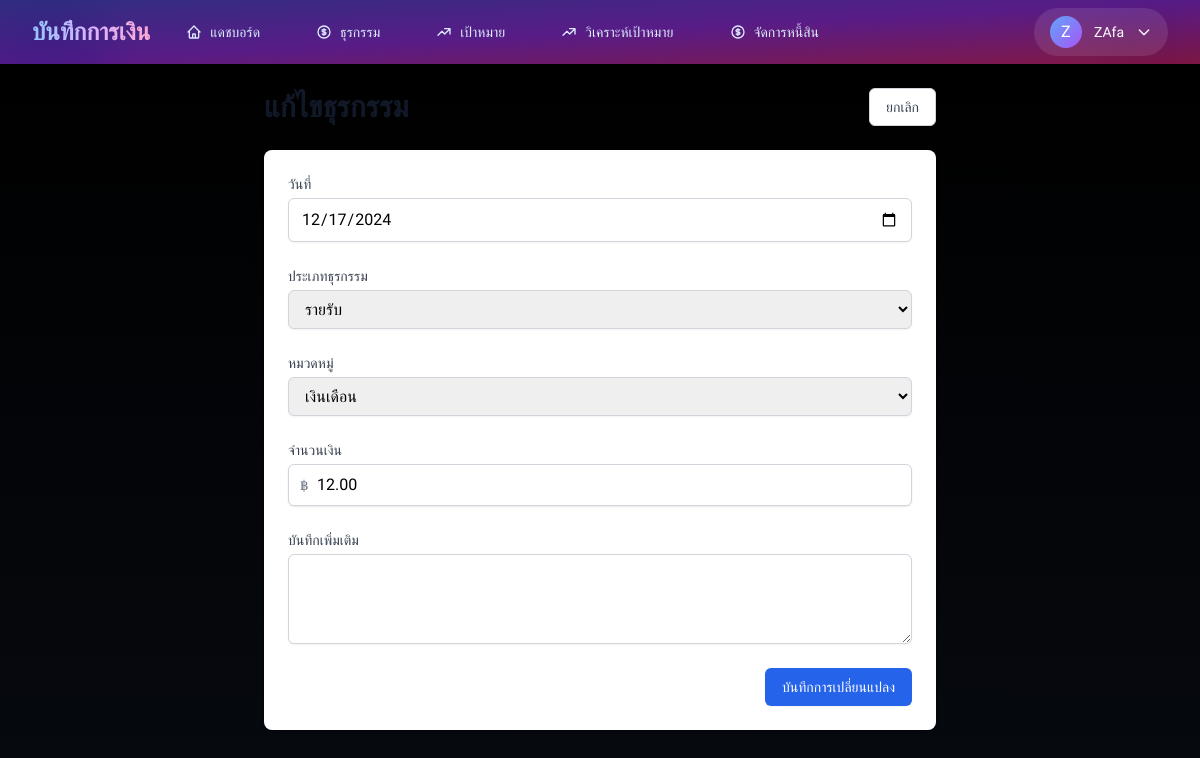
The page /transactions/1/edit (signed in) on the database its author committed.
### models/user.py (models this page shows, shortened)
class User(UserMixin, db.Model):
    __tablename__ = 'users'
    id = db.Column(db.Integer, primary_key=True)
    username = db.Column(db.String(80), unique=True, nullable=False, index=True)
    email = db.Column(db.String(120), unique=True, nullable=False, index=True)
    password_hash = db.Column(db.String(200), nullable=False)
    profile_image = db.Column(db.String(200))
    first_name = db.Column(db.String(50))
    last_name = db.Column(db.String(50))
    profile_image = db.Column(db.String(200))
    is_active = db.Column(db.Boolean, default=True)
    is_verified = db.Column(db.Boolean, default=False)
    last_login = db.Column(db.DateTime)
    notification_preferences = db.Column(db.JSON, default={
        'email_notifications': True,
        'transaction_alerts': True,
        'goal_reminders': True,
        'weekly_summary': True
    })
    created_at = db.Column(db.DateTime, default=datetime.utcnow)
    updated_at = db.Column(db.DateTime, default=datetime.utcnow, onupdate=datetime.utcnow)
    transactions = db.relationship('Transaction',
                                 back_populates='user',
                                 lazy='dynamic',
                                 cascade='all, delete-orphan')
    financial_goals = db.relationship('FinancialGoal',
                                    back_populates='user',
                                    lazy='dynamic',
                                    cascade='all, delete-orphan')
    debts = db.relationship('Debt', backref=db.backref('user', lazy=True), lazy='dynamic', cascade='all, delete-orphan')

### models/transaction.py (models this page shows, shortened)
class Transaction(db.Model):
    __tablename__ = 'transactions'
    id = db.Column(db.Integer, primary_key=True)
    user_id = db.Column(db.Integer, db.ForeignKey('users.id', ondelete='CASCADE'),
                       nullable=False, index=True)
    goal_id = db.Column(db.Integer, db.ForeignKey('financial_goals.id', ondelete='SET NULL'),
                       nullable=True)
    date = db.Column(db.DateTime, nullable=False, default=datetime.utcnow, index=True)
    type = db.Column(db.String(20), nullable=False, index=True)  # 'income' หรือ 'expense'
    category = db.Column(db.String(50), nullable=False)
    amount = db.Column(db.Float, nullable=False)
    note = db.Column(db.String(200))
    created_at = db.Column(db.DateTime, default=datetime.utcnow)
    updated_at = db.Column(db.DateTime, default=datetime.utcnow, onupdate=datetime.utcnow)
    user = db.relationship('User', back_populates='transactions')
    goal = db.relationship('FinancialGoal', back_populates='transactions')
    @staticmethod
    def get_categories():
        return {
            'income': [
                'เงินเดือน',
                'ค่าล่วงเวลา',
                'โบนัส',
                'รายได้เสริม',
                'เงินปันผล',
                'อื่นๆ'
            ],
            'expense': [
                'อาหาร/เครื่องดื่ม',
                'ที่พัก',
                'เดินทาง',
                'สาธารณูปโภค',
                'ช้อปปิ้ง',
                'ความบันเทิง',
                'สุขภาพ',
                'การศึกษา',
                'ประกัน',
                'อื่นๆ'
            ]
        }

### routes/transactions.py (the view, shortened to what this page needs)
@transactions_bp.route('/<int:id>/edit', methods=['GET', 'POST'])
@login_required
def edit(id):
    transaction = Transaction.query.get_or_404(id)
    if transaction.user_id != current_user.id:
        flash('ไม่มีสิทธิ์เข้าถึงธุรกรรมนี้', 'error')
        return redirect(url_for('transactions.list'))
    categories = Transaction.get_categories()
    return render_template('transactions/edit.html',
        transaction=transaction,
        income_categories=categories['income'],
        expense_categories=categories['expense']
    )

### app.py (called while the page is built)
@login_manager.user_loader
def load_user(user_id):
    return User.query.get(int(user_id))

### templates/transactions/edit.html (shortened to what this page needs)
{% extends "base.html" %}
{% block content %}
<div class="max-w-2xl mx-auto">
    <div class="md:flex md:items-center md:justify-between mb-6">
        <div class="flex-1 min-w-0">
            <h2 class="text-2xl font-bold leading-7 text-gray-900 sm:text-3xl sm:truncate">
                แก้ไขธุรกรรม
            </h2>
        </div>
        <div class="mt-4 flex md:mt-0 md:ml-4">
            <a href="{{ url_for('transactions.list') }}"
                class="inline-flex items-center px-4 py-2 border border-gray-300 rounded-md shadow-sm text-sm font-medium text-gray-700 bg-white hover:bg-gray-50 focus:outline-none focus:ring-2 focus:ring-offset-2 focus:ring-blue-500">
                ยกเลิก
            </a>
        </div>
    </div>
    <div class="bg-white shadow rounded-lg">
        <div class="p-6">
            <form method="POST" class="space-y-6">
                <div>
                    <label for="date" class="block text-sm font-medium text-gray-700">วันที่</label>
                    <input type="date" name="date" id="date" required
                        value="{{ transaction.date.strftime('%Y-%m-%d') }}"
                        class="mt-1 block w-full border border-gray-300 rounded-md shadow-sm py-2 px-3 focus:outline-none focus:ring-blue-500 focus:border-blue-500">
                </div>
                <div>
                    <label for="type" class="block text-sm font-medium text-gray-700">ประเภทธุรกรรม</label>
                    <select id="type" name="type" required
                        class="mt-1 block w-full pl-3 pr-10 py-2 border border-gray-300 rounded-md shadow-sm focus:outline-none focus:ring-blue-500 focus:border-blue-500">
                        <option value="income" {% if transaction.type == 'income' %}selected{% endif %}>รายรับ</option>
                    </select>
                </div>
                <div>
                    <label for="category" class="block text-sm font-medium text-gray-700">หมวดหมู่</label>
                    <div class="mt-1 relative">
                        <select id="category" name="category" required
                            class="block w-full pl-3 pr-10 py-2 border border-gray-300 rounded-md shadow-sm focus:outline-none focus:ring-blue-500 focus:border-blue-500">
                            <optgroup label="รายรับ" id="income-categories" {% if transaction.type != 'income' %}hidden{% endif %}>
                                {% for category in income_categories %}
                                <option value="{{ category }}" {% if transaction.category == category %}selected{% endif %}>
                                    {{ category }}
                                </option>
                                {% endfor %}
                            </optgroup>
                        </select>
                    </div>
                </div>
                <div>
                    <label for="amount" class="block text-sm font-medium text-gray-700">จำนวนเงิน</label>
                    <div class="mt-1 relative rounded-md shadow-sm">
                        <div class="absolute inset-y-0 left-0 pl-3 flex items-center pointer-events-none">
                            <span class="text-gray-500 sm:text-sm">฿</span>
                        </div>
                        <input type="number" name="amount" id="amount" required step="0.01" min="0"
                            value="{{ "%.2f"|format(transaction.amount) }}"
                            class="block w-full pl-7 pr-12 border border-gray-300 rounded-md shadow-sm py-2 focus:outline-none focus:ring-blue-500 focus:border-blue-500">
                    </div>
                </div>
                <div>
                    <label for="note" class="block text-sm font-medium text-gray-700">บันทึกเพิ่มเติม</label>
                    <div class="mt-1">
                        <textarea id="note" name="note" rows="3"
                            class="block w-full border border-gray-300 rounded-md shadow-sm py-2 px-3 focus:outline-none focus:ring-blue-500 focus:border-blue-500">{{ transaction.note }}</textarea>
                    </div>
                </div>
                <div class="flex justify-end space-x-3">
                    <button type="submit"
                        class="inline-flex justify-center py-2 px-4 border border-transparent shadow-sm text-sm font-medium rounded-md text-white bg-blue-600 hover:bg-blue-700 focus:outline-none focus:ring-2 focus:ring-offset-2 focus:ring-blue-500">
                        บันทึกการเปลี่ยนแปลง
                    </button>
                </div>
            </form>
        </div>
    </div>
</div>
{% endblock %}

### templates/base.html (shortened to what this page needs)
<!DOCTYPE html>
<html lang="th" class="h-full bg-gray-50">
<head>
    <script src="https://cdn.tailwindcss.com"></script>
</head>
<nav class="bg-gradient-to-br from-indigo-900 via-purple-900 to-pink-900 shadow-xl">
    <div class="max-w-7xl mx-auto px-4 sm:px-6 lg:px-8 relative">
        <div class="absolute inset-0">
            <div class="absolute top-0 -left-4 w-32 h-32 bg-blue-500/20 rounded-full mix-blend-multiply filter blur-xl"></div>
            <div class="absolute top-0 -right-4 w-32 h-32 bg-purple-500/20 rounded-full mix-blend-multiply filter blur-xl"></div>
        </div>
        <div class="flex justify-between h-16 relative z-10">
            <div class="flex">
                <div class="flex-shrink-0 flex items-center">
                    <a href="{{ url_for('index') }}"
                       class="text-2xl font-bold text-transparent bg-clip-text bg-gradient-to-r from-blue-300 via-purple-300 to-pink-300 hover:scale-105 transform transition-all duration-300 hover:from-blue-200 hover:to-pink-200">
                    </a>
                </div>
                <div class="hidden sm:ml-6 sm:flex sm:space-x-8">
                    <a href="{{ url_for('dashboard.index') }}"
                       class="nav-link border-transparent text-blue-100 hover:text-white inline-flex items-center px-3 py-2 text-sm font-medium transition-all duration-300 hover:bg-white/10 rounded-lg">
                        <svg class="w-4 h-4 mr-2" fill="none" stroke="currentColor" viewBox="0 0 24 24">
                            <path stroke-linecap="round" stroke-linejoin="round" stroke-width="2" d="M3 12l2-2m0 0l7-7 7 7M5 10v10a1 1 0 001 1h3m10-11l2 2m-2-2v10a1 1 0 01-1 1h-3m-6 0a1 1 0 001-1v-4a1 1 0 011-1h2a1 1 0 011 1v4a1 1 0 001 1m-6 0h6"/>
                        </svg>
                        แดชบอร์ด
                    </a>
                    <a href="{{ url_for('transactions.molist') }}"
                       class="nav-link border-transparent text-blue-100 hover:text-white inline-flex items-center px-3 py-2 text-sm font-medium transition-all duration-300 hover:bg-white/10 rounded-lg">
                        ธุรกรรม
                    </a>
                    <a href="{{ url_for('goals.list') }}"
                       class="nav-link border-transparent text-blue-100 hover:text-white inline-flex items-center px-3 py-2 text-sm font-medium transition-all duration-300 hover:bg-white/10 rounded-lg">
                        <svg class="w-4 h-4 mr-2" fill="none" stroke="currentColor" viewBox="0 0 24 24">
                            <path stroke-linecap="round" stroke-linejoin="round" stroke-width="2" d="M13 7h8m0 0v8m0-8l-8 8-4-4-6 6"/>
                        </svg>
                        เป้าหมาย
                    </a>
                    <a href="{{ url_for('goals.analytics') }}"
                       class="nav-link border-transparent text-blue-100 hover:text-white inline-flex items-center px-3 py-2 text-sm font-medium transition-all duration-300 hover:bg-white/10 rounded-lg">
                        <svg class="w-4 h-4 mr-2" fill="none" stroke="currentColor" viewBox="0 0 24 24">
                            <path stroke-linecap="round" stroke-linejoin="round" stroke-width="2" d="M13 7h8m0 0v8m0-8l-8 8-4-4-6 6"/>
                        </svg>
                        วิเคราะห์เป้าหมาย
                    </a>
                    <a href="{{ url_for('debt.debtmain') }}"
                        class="nav-link border-transparent text-blue-100 hover:text-white inline-flex items-center px-3 py-2 text-sm font-medium transition-all duration-300 hover:bg-white/10 rounded-lg">
                        จัดการหนี้สิน
                    </a>
                </div>
            </div>
            <div class="hidden sm:ml-6 sm:flex sm:items-center">
                <div class="ml-3 relative">
                    {% if current_user.is_authenticated %}
                        <button type="button"
                                id="user-menu-button"
                                aria-expanded="false"
                                aria-haspopup="true"
                                class="flex items-center space-x-3 px-4 py-2 rounded-full bg-white/10 hover:bg-white/20 transition-all duration-300 focus:outline-none focus:ring-2 focus:ring-offset-2 focus:ring-blue-500">
                            <div class="h-8 w-8 rounded-full bg-gradient-to-br from-blue-400 to-purple-500 flex items-center justify-center">
                                <span class="text-white font-medium">{{ current_user.username[0].upper() }}</span>
                            </div>
                            <span class="text-white text-sm">{{ current_user.username }}</span>
                            <svg class="w-4 h-4 text-white" fill="none" stroke="currentColor" viewBox="0 0 24 24">
                                <path stroke-linecap="round" stroke-linejoin="round" stroke-width="2" d="M19 9l-7 7-7-7"/>
                            </svg>
                        </button>
                    {% endif %}
                </div>
            </div>
        </div>
    </div>
 </nav>
    <main class="gradient-background min-h-screen py-6">
        <div class="max-w-7xl mx-auto px-4 sm:px-6 lg:px-8">
            <div class="content">
                {% block content %}{% endblock %}
            </div>
        </div>
    </main>
</body>
</html>

### templates/base.html (style rules this page uses)
.gradient-background { background: linear-gradient(180deg, #000000 0%, #06090f 15%, #0f1729 30%, #1a1f35 45%, #1e2442 60%, #1a1f35 75%, #0f1729 90%, #000000 100% ); animation: gradient 15s ease infinite; background-size: 200% 200%; position: relative; }
.nav-link { position: relative; transition: all 0.3s ease; }
.nav-link::after { content: ''; position: absolute; width: 0; height: 2px; bottom: -2px; left: 50%; background-color: #3b82f6; transition: all 0.3s ease; transform: translateX(-50%); }

### rows shown on the page
User: username "Z", username "ZAfa"
Transaction: type "รายรับ", category "เงินเดือน", amount "12.00"
